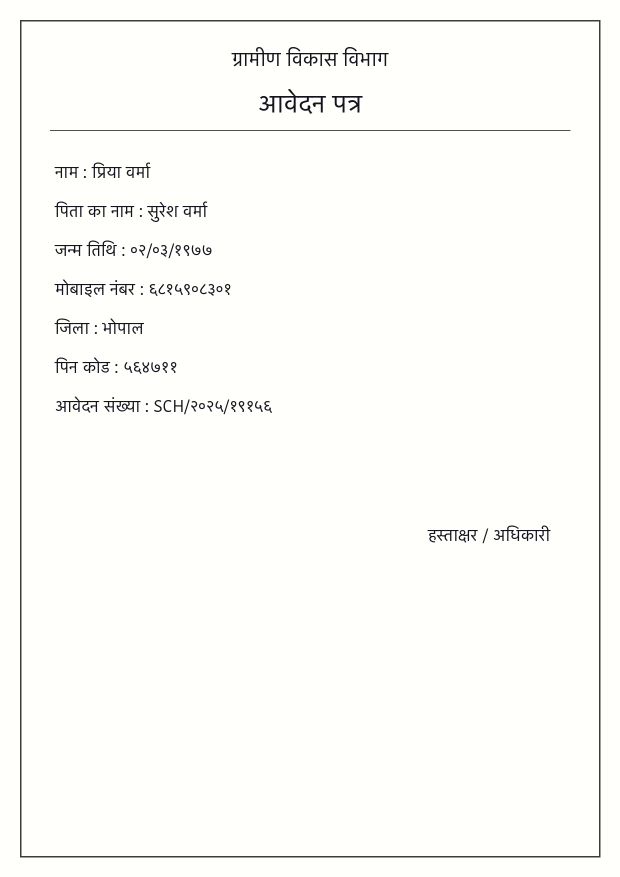
#> input picture samples/00_hi_application_form.png, 1240 x 1754 px (shown at 1/2 size)
$ python -i ingest.py   (imports and definitions only)
#> lines starting #> are read from the running program, lines starting #| are printed output that depends on the picture; after the words box and inside, x2 and y2 are one past the last pixel; in counts of white or black regions, pixels touching at a corner belong together
from pathlib import Path

import cv2
import numpy as np
from PIL import Image, ImageOps

MAX_PAGES = 5


def load_pages(path: str, dpi: int = 200) -> list[Image.Image]:
    p = Path(path)
    if p.suffix.lower() == ".pdf":
        import fitz

        pages = []
        with fitz.open(p) as doc:
            for page in list(doc)[:MAX_PAGES]:
                pix = page.get_pixmap(dpi=dpi)
                pages.append(Image.frombytes("RGB", (pix.width, pix.height), pix.samples))
        return pages
    img = Image.open(p)
    img = ImageOps.exif_transpose(img)
    return [img.convert("RGB")]


def _normalise_background(g: np.ndarray) -> np.ndarray:
    k = max(31, (g.shape[1] // 30) | 1)
    bg = cv2.morphologyEx(g, cv2.MORPH_CLOSE, cv2.getStructuringElement(cv2.MORPH_RECT, (k, k)))
    bg = cv2.GaussianBlur(bg, (k, k), 0)
    return cv2.divide(g, bg, scale=255)


def _remove_rules(bw: np.ndarray) -> np.ndarray:
    inv = 255 - bw
    h_len, v_len = max(40, bw.shape[1] // 12), max(40, bw.shape[0] // 25)
    h = cv2.morphologyEx(inv, cv2.MORPH_OPEN, cv2.getStructuringElement(cv2.MORPH_RECT, (h_len, 1)))
    v = cv2.morphologyEx(inv, cv2.MORPH_OPEN, cv2.getStructuringElement(cv2.MORPH_RECT, (1, v_len)))
    lines = cv2.dilate(cv2.bitwise_or(h, v), np.ones((3, 3), np.uint8))
    return cv2.bitwise_or(bw, lines)


def _deskew_angle(bw: np.ndarray, max_angle: float = 5.0, step: float = 0.25) -> float:
    small = cv2.resize(255 - bw, None, fx=0.25, fy=0.25, interpolation=cv2.INTER_AREA)
    h, w = small.shape
    best, best_score = 0.0, -1.0
    for a in np.arange(-max_angle, max_angle + step, step):
        m = cv2.getRotationMatrix2D((w / 2, h / 2), a, 1.0)
        rot = cv2.warpAffine(small, m, (w, h), flags=cv2.INTER_NEAREST, borderValue=0)
        prof = rot.sum(axis=1).astype(np.float64)
        score = float(np.var(prof))
        if score > best_score:
            best, best_score = float(a), score
    return best


def preprocess(img: Image.Image, target_width: int = 2000) -> Image.Image:
    g = np.array(ImageOps.grayscale(img))
    if g.shape[1] < target_width:
        s = target_width / g.shape[1]
        g = cv2.resize(g, None, fx=s, fy=s, interpolation=cv2.INTER_CUBIC)
    g = _normalise_background(g)
    g = cv2.fastNlMeansDenoising(g, None, h=12, templateWindowSize=7, searchWindowSize=21)
    _, bw = cv2.threshold(g, 0, 255, cv2.THRESH_BINARY + cv2.THRESH_OTSU)
    bw = _remove_rules(bw)
    angle = _deskew_angle(bw)
    if abs(angle) > 0.2:
        h, w = bw.shape
        m = cv2.getRotationMatrix2D((w / 2, h / 2), angle, 1.0)
        bw = cv2.warpAffine(bw, m, (w, h), flags=cv2.INTER_CUBIC, borderValue=255)
    return Image.fromarray(bw)

>>> from PIL import Image
>>> picture = Image.open('../samples/00_hi_application_form.png')
#> picture is the input picture: PIL image 1240x1754 RGB; mean R, G, B 251.1, 251.1, 248.3
>>> result = preprocess(picture)
#> in _normalise_background, `bg = cv2.morphologyEx(g, cv2.MORPH_CLOSE, cv2.getStructuringElement(cv..`: bg: shape (2829, 2000); every value is 255
#> in preprocess, `_, bw = cv2.threshold(g, 0, 255, cv2.THRESH_BINARY + cv2.THRESH_OTSU)`:
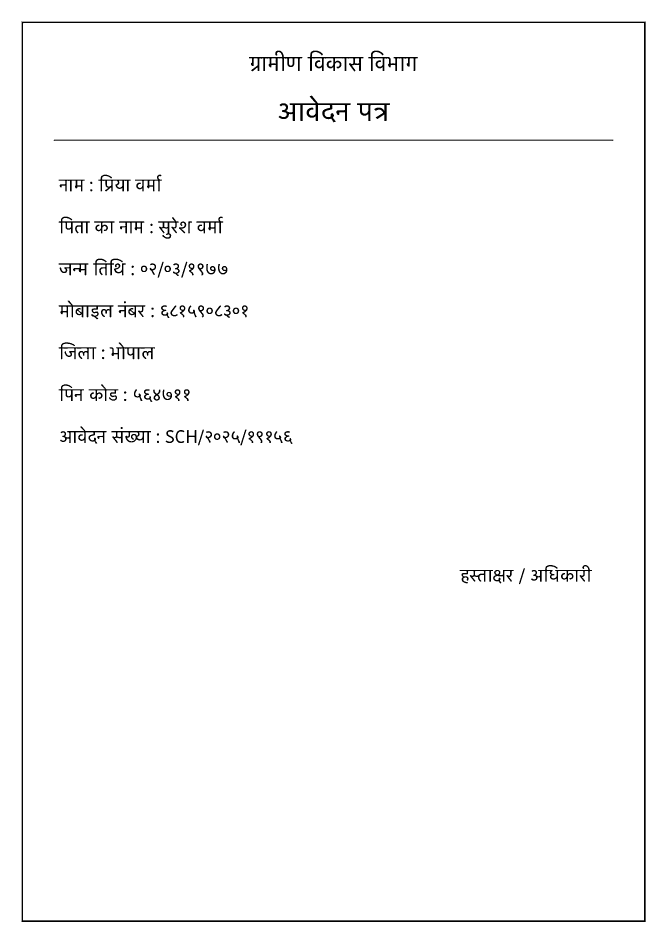
#> bw: shape (2829, 2000) (shown at 1/3 size); 98.2% white; 88 black regions, largest, box (x1, y1, x2, y2) and area: (64, 64, 1937, 2766) 41081, (161, 419, 1840, 423) 5038, (836, 287, 1052, 367) 4258
#> in _remove_rules, `inv = 255 - bw`:
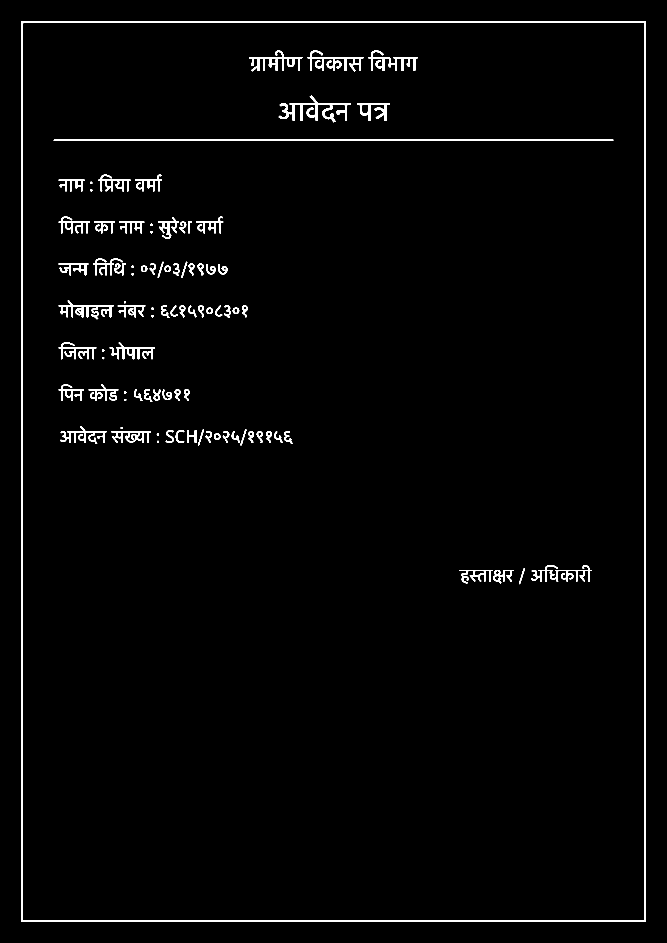
#> inv: shape (2829, 2000) (shown at 1/3 size); 1.8% white; 88 white regions, largest, box (x1, y1, x2, y2) and area: (64, 64, 1937, 2766) 41081, (161, 419, 1840, 423) 5038, (836, 287, 1052, 367) 4258
#> in _remove_rules, `h = cv2.morphologyEx(inv, cv2.MORPH_OPEN, cv2.getStructuringElement(cv..`: h: shape (2829, 2000); 0.41% white; 5 white regions, box (x1, y1, x2, y2) and area: (65, 2761, 1938, 2766) 9361, (65, 65, 1938, 69) 7489, (162, 419, 1841, 422) 5036, (870, 310, 1053, 315) 913, (923, 171, 1092, 175) 670
#> in _remove_rules, `v = cv2.morphologyEx(inv, cv2.MORPH_OPEN, cv2.getStructuringElement(cv..`:
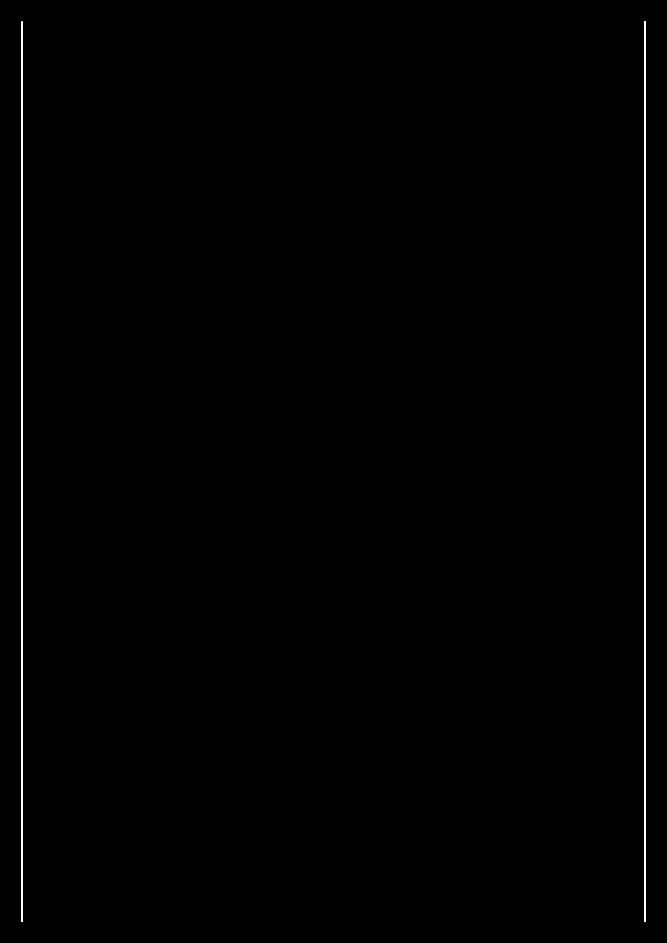
#> v: shape (2829, 2000) (shown at 1/3 size); 0.43% white; 2 white regions, box (x1, y1, x2, y2) and area: (1932, 64, 1937, 2766) 13506, (65, 64, 69, 2766) 10805
#> in _remove_rules, `lines = cv2.dilate(cv2.bitwise_or(h, v), np.ones((3, 3), np.uint8))`:
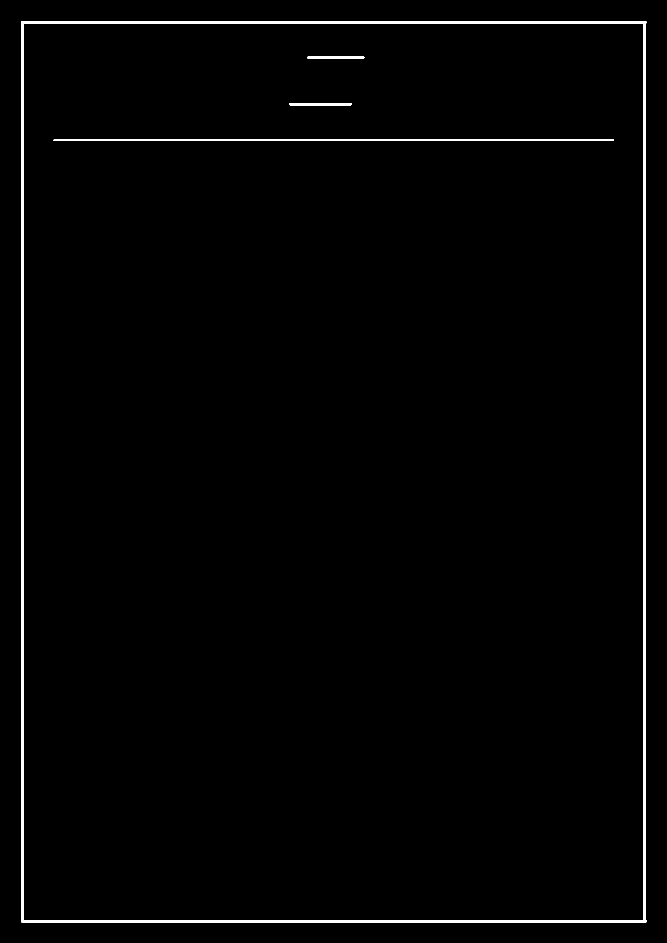
#> lines: shape (2829, 2000) (shown at 1/3 size); 1.2% white; 4 white regions, box (x1, y1, x2, y2) and area: (64, 63, 1939, 2767) 59351, (161, 418, 1842, 423) 8404, (869, 309, 1054, 316) 1293, (922, 170, 1093, 176) 1020
#> in _remove_rules, `return cv2.bitwise_or(bw, lines)`: returned value: shape (2829, 2000); 99.1% white; 96 black regions, largest, box (x1, y1, x2, y2) and area: (747, 152, 907, 214) 2594, (1593, 1695, 1776, 1745) 2557, (176, 902, 341, 958) 2403
#> in _deskew_angle, `small = cv2.resize(255 - bw, None, fx=0.25, fy=0.25, interpolation=cv2..`:
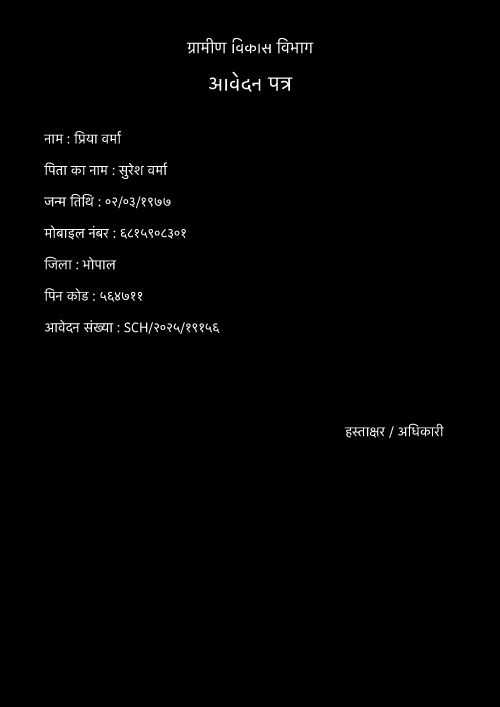
#> small: shape (707, 500); min 0, max 255, mean 2.4
#> the loop in _deskew_angle, `for a in np.arange(-max_angle, max_angle + step, step):` made 41 passes
#> (score, best, best_score) on passes 1 to 12: (5159256.3, -5, 5159256.3), (5274203.1, -4.75, 5274203.1), (5411637.2, -4.5, 5411637.2), (5651188.4, -4.25, 5651188.4), (5816316.5, -4, 5816316.5), (6017066.1, -3.75, 6017066.1), (6199262.1, -3.5, 6199262.1), (6368493.1, -3.25, 6368493.1), (6588985.2, -3, 6588985.2), (6801803.9, -2.75, 6801803.9), (6973802.5, -2.5, 6973802.5), (7146720.1, -2.25, 7146720.1)
#> score on passes 22 to 27: 9272138.5, 8859423.5, 8705281.2, 8636397.6, 8442495.2, 8219781.7
#> pass 1, in _deskew_angle, `rot = cv2.warpAffine(small, m, (w, h), flags=cv2.INTER_NEAREST, border..`:
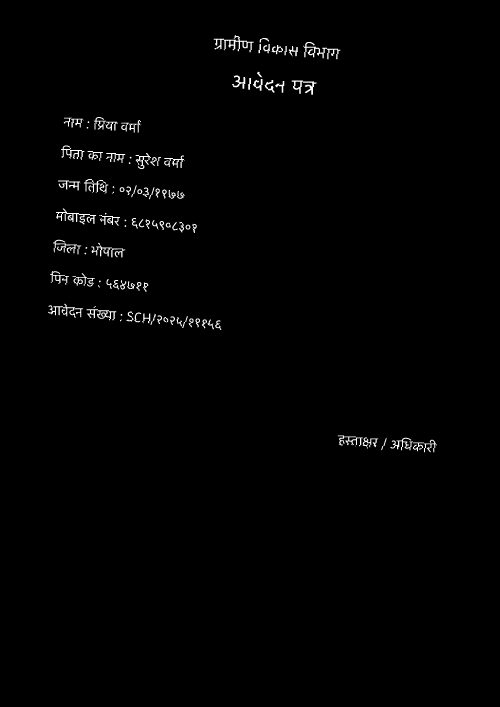
#> rot: shape (707, 500); min 0, max 255, mean 2.4
#> pass 3, in _deskew_angle, `rot = cv2.warpAffine(small, m, (w, h), flags=cv2.INTER_NEAREST, border..`:
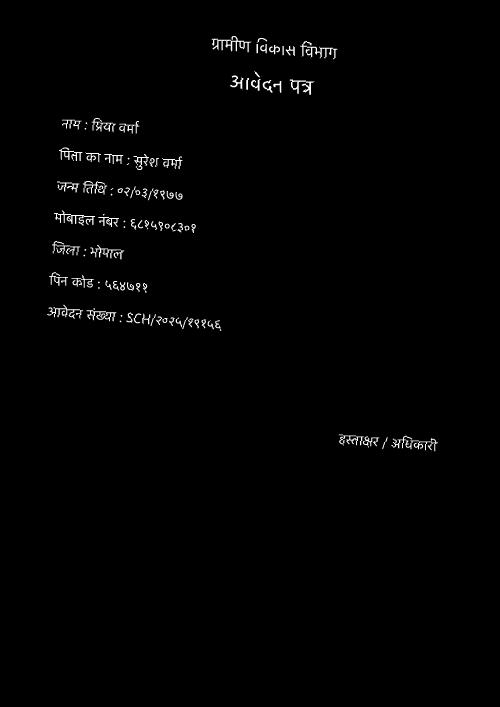
#> rot: shape (707, 500); min 0, max 255, mean 2.4
#> after the loop in _deskew_angle, `for a in np.arange(-max_angle, max_angle + step, step):`: best = 0; best_score = 9627533.6
#> in preprocess, `angle = _deskew_angle(bw)`: angle = 0

$ run again, on samples/07_mr_public_notice.png
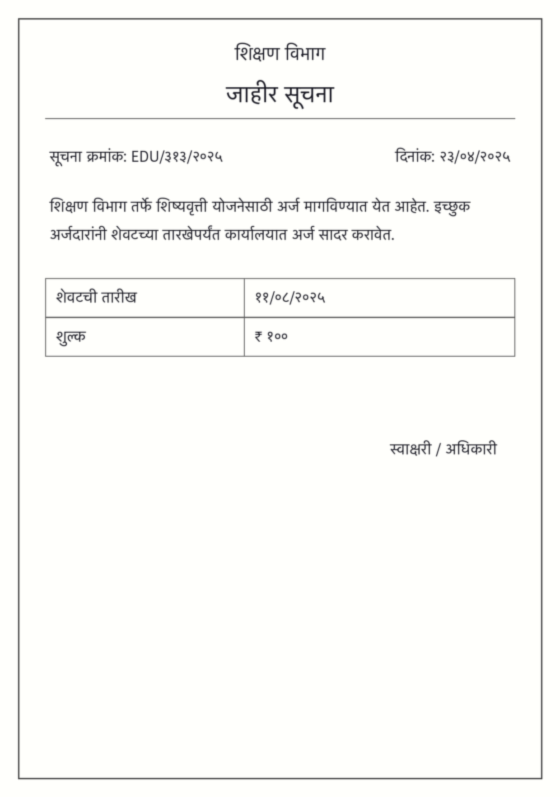
#> input picture samples/07_mr_public_notice.png, 560 x 797 px
#> picture is the input picture: PIL image 560x797 RGB; mean R, G, B 249.8, 249.8, 247
#> bg: shape (2846, 2000); every value is 255
#> in preprocess, `_, bw = cv2.threshold(g, 0, 255, cv2.THRESH_BINARY + cv2.THRESH_OTSU)`:
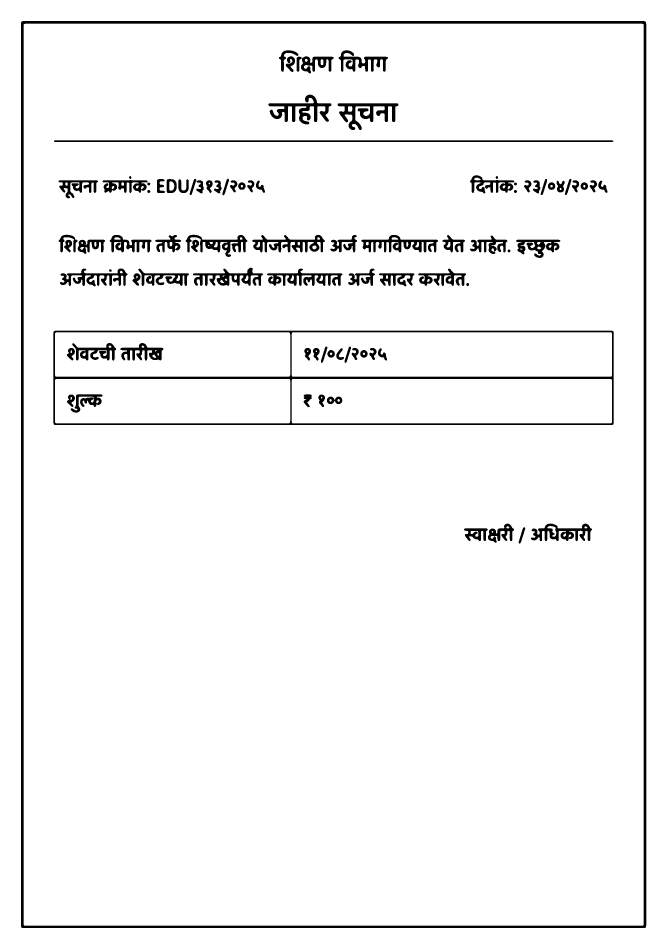
#> bw: shape (2846, 2000) (shown at 1/3 size); 95.8% white; 87 black regions, largest, box (x1, y1, x2, y2) and area: (63, 63, 1939, 2784) 71412, (160, 992, 1841, 1275) 32355, (162, 421, 1840, 426) 8382
#> v: shape (2846, 2000); 0.83% white; 5 white regions, box (x1, y1, x2, y2) and area: (63, 63, 71, 2784) 21753, (1931, 63, 1939, 2784) 21743, (1836, 992, 1841, 1275) 1402, (160, 993, 165, 1275) 1397, (871, 992, 875, 1275) 1132
#> lines: shape (2846, 2000); 2.8% white; 10 white regions, largest, box (x1, y1, x2, y2) and area: (62, 62, 1941, 2785) 89739, (159, 991, 1843, 1276) 43940, (162, 420, 1842, 427) 11752
#> the loop in _deskew_angle, `for a in np.arange(-max_angle, max_angle + step, step):` made 41 passes
#> (score, best, best_score) on passes 1 to 8: (23769641.7, -5, 23769641.7), (24159485.1, -4.75, 24159485.1), (24515202.2, -4.5, 24515202.2), (24856369.8, -4.25, 24856369.8), (25476988.1, -4, 25476988.1), (25968117, -3.75, 25968117), (26772151.5, -3.5, 26772151.5), (27830518.7, -3.25, 27830518.7)
#> pass 3, in _deskew_angle, `rot = cv2.warpAffine(small, m, (w, h), flags=cv2.INTER_NEAREST, border..`:
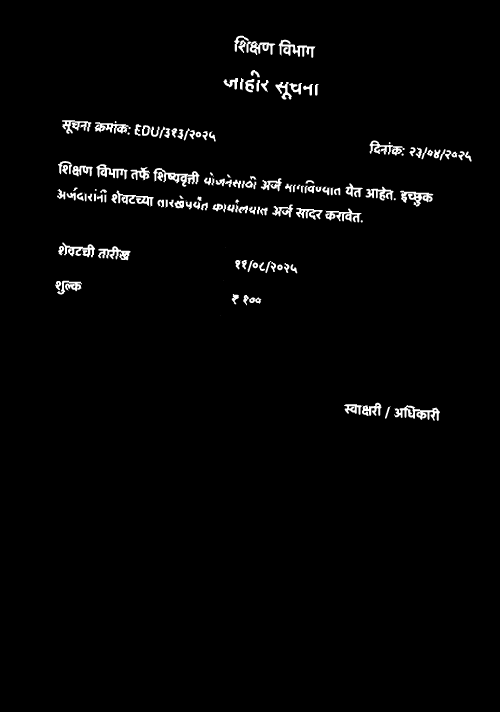
#> rot: shape (712, 500); min 0, max 255, mean 5.1
#> after the loop in _deskew_angle, `for a in np.arange(-max_angle, max_angle + step, step):`: best = 0; best_score = 64850886.5
#> angle = 0

$ run again, on samples/21_ta_electricity_bill.png
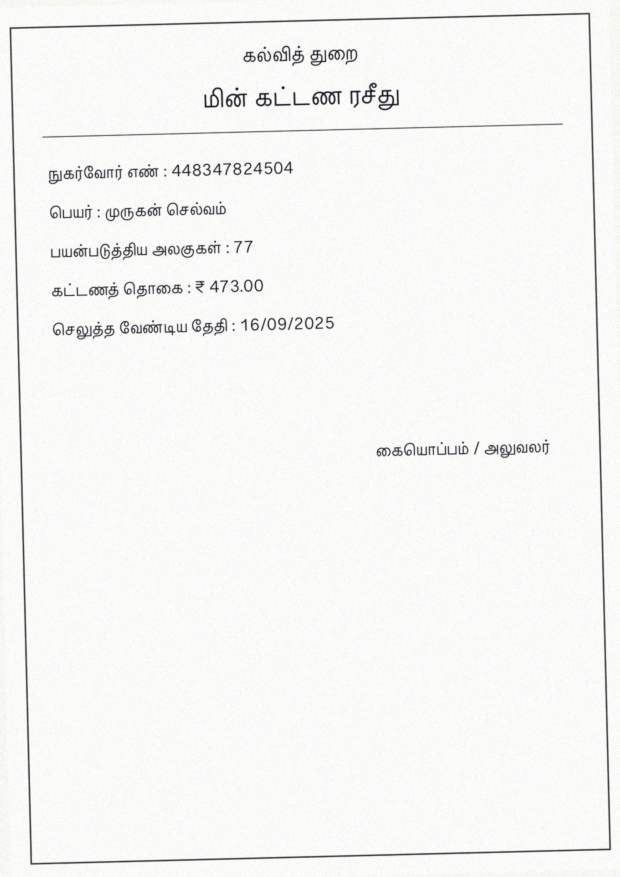
#> input picture samples/21_ta_electricity_bill.png, 1240 x 1754 px (shown at 1/2 size)
#> picture is the input picture: PIL image 1240x1754 RGB; mean R, G, B 245.9, 245.9, 244.3
#> inv: shape (2829, 2000); 2.3% white; 152 white regions, largest, box (x1, y1, x2, y2) and area: (31, 41, 1971, 2789) 51554, (137, 398, 1815, 444) 6353, (1008, 294, 1103, 339) 2180
#> v: shape (2829, 2000); 0.53% white; 2 white regions, box (x1, y1, x2, y2) and area: (33, 88, 101, 2789) 14979, (1901, 41, 1968, 2743) 14862
#> lines: shape (2829, 2000); 1.2% white; 1 white region, box (x1, y1, x2, y2) and area: (31, 40, 1973, 2790) 68243
#> the loop in _deskew_angle, `for a in np.arange(-max_angle, max_angle + step, step):` made 41 passes
#> (score, best, best_score) on passes 1 to 8: (14326297.6, -5, 14326297.6), (15003749.7, -4.75, 15003749.7), (15664458.7, -4.5, 15664458.7), (16331564.1, -4.25, 16331564.1), (17059339.6, -4, 17059339.6), (17817948.9, -3.75, 17817948.9), (18567419.5, -3.5, 18567419.5), (19251198.5, -3.25, 19251198.5)
#> pass 1, in _deskew_angle, `rot = cv2.warpAffine(small, m, (w, h), flags=cv2.INTER_NEAREST, border..`:
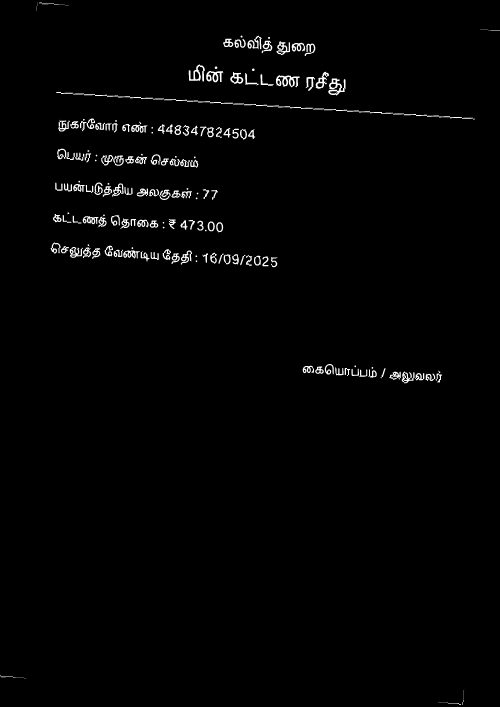
#> rot: shape (707, 500); min 0, max 255, mean 3.7
#> after the loop in _deskew_angle, `for a in np.arange(-max_angle, max_angle + step, step):`: best = -1.5; best_score = 28467992.5
#> angle = -1.5
#> in preprocess, `m = cv2.getRotationMatrix2D((w / 2, h / 2), angle, 1.0)`: m = [[1, -0.0262, 37.37], [0.0262, 1, -25.69]]
#> in preprocess, `bw = cv2.warpAffine(bw, m, (w, h), flags=cv2.INTER_CUBIC, borderValue=..`:
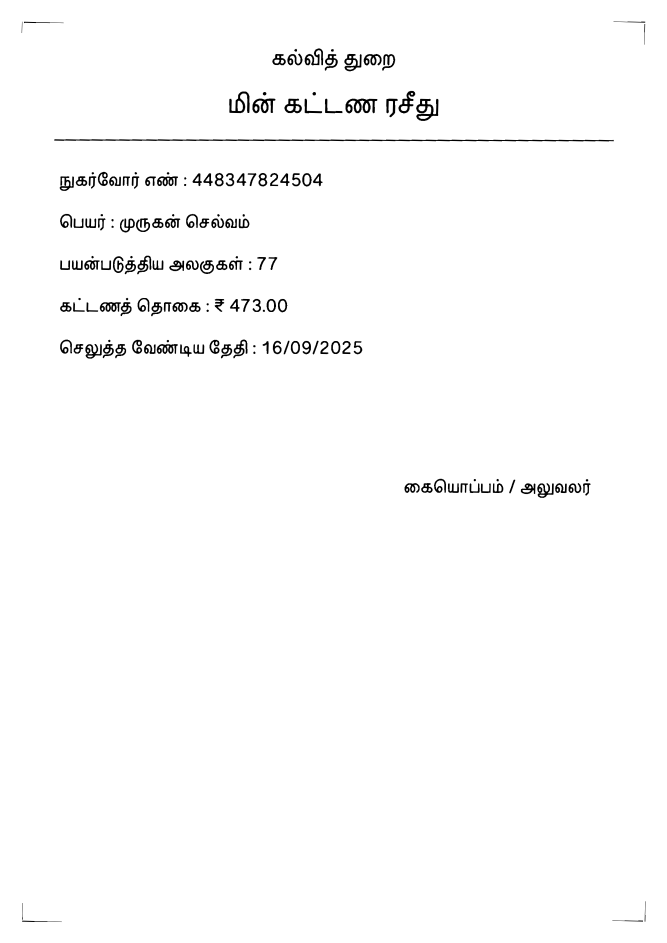
#> bw: shape (2829, 2000) (shown at 1/3 size); min 0, max 255, mean 251.3
